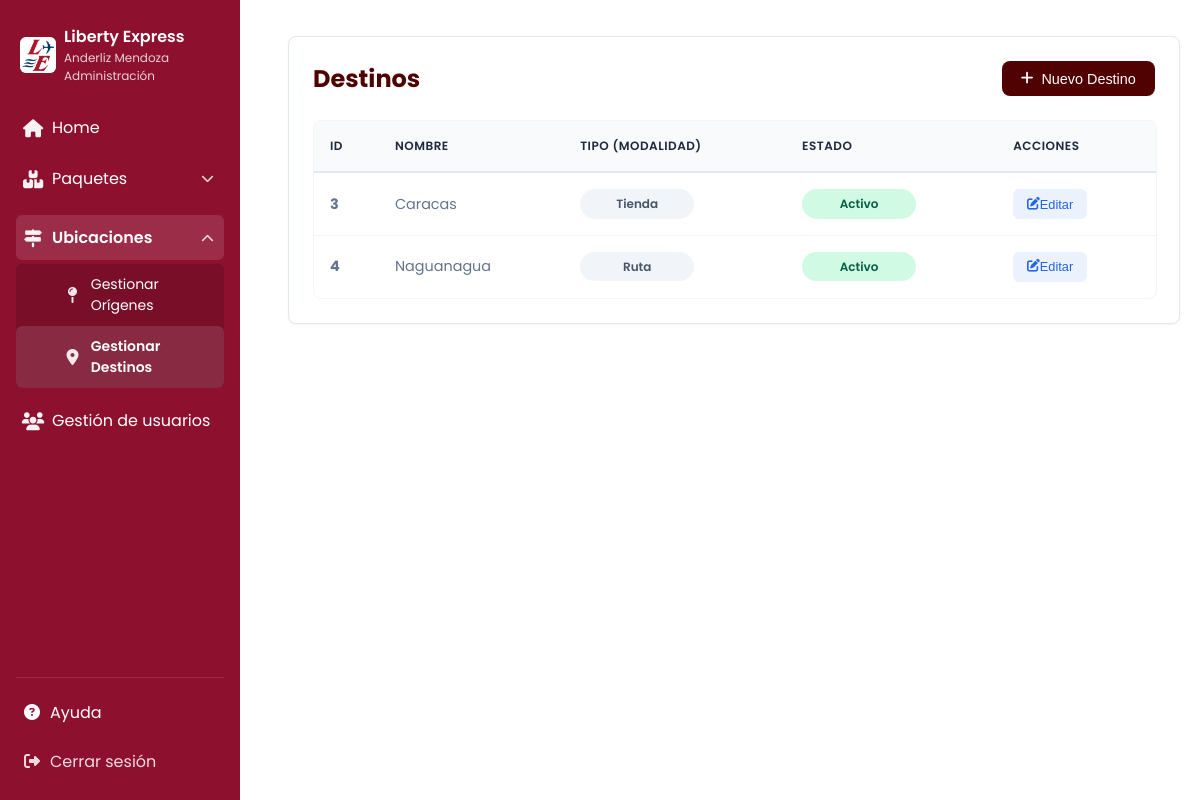
Page /gestion_destinos.php (signed in) on the committed database.
### tables this page shows
CREATE TABLE `destino` (
  `Destino_id` int(11) NOT NULL,
  `Nombre` varchar(100) NOT NULL,
  `Modalidad` varchar(50) DEFAULT NULL,
  `Estado` varchar(50) DEFAULT NULL
);

### gestion_destinos.php (the view, shortened to what this page needs)
<?php
include($_SERVER['DOCUMENT_ROOT'] . '/liberty/app/db/connect.php');
try {
    $stmt = $conn->query("SELECT * FROM Destino ORDER BY Nombre ASC");
    $destinos = $stmt->fetchAll(PDO::FETCH_OBJ);
} catch (PDOException $e) {
    die("Error al consultar los destinos: " . $e->getMessage());
}
?>
<!DOCTYPE html>
<html lang="es">
<head>
    <link rel="stylesheet" href="/liberty/app/assets/css/tables.css">
    <link rel="stylesheet" href="/liberty/app/assets/css/forms.css">
    <link rel="stylesheet" href="/liberty/app/assets/css/modal.css">
    <link rel="stylesheet" href="https://cdnjs.cloudflare.com/ajax/libs/font-awesome/6.4.0/css/all.min.css">
</head>
<body>
    <div class="app-wrap">
        <?php include($_SERVER['DOCUMENT_ROOT'] . '/liberty/app/includes/menu.php'); ?>
        <main class="main-content">
            <div class="table-container">
                <div class="table-header">
                    <h1>Destinos</h1>
                    <button id="btn-open-crear" class="btn-primary"><i class="fas fa-plus"></i> Nuevo Destino</button>
                </div>
                <div class="table-responsive">
                    <table class="data-table">
                        <thead>
                            <tr>
                                <th>ID</th>
                                <th>Nombre</th>
                                <th>Tipo (Modalidad)</th>
                                <th>Estado</th>
                                <th>Acciones</th>
                            </tr>
                        </thead>
                        <tbody>
                            <?php if (empty($destinos)): ?>
                                <tr><td colspan="5" style="text-align:center;">No hay destinos registrados.</td></tr>
                            <?php else: ?>
                                <?php foreach ($destinos as $destino): ?>
                                    <tr>
                                        <td><strong><?php echo $destino->Destino_id; ?></strong></td>
                                        <td><?php echo htmlspecialchars($destino->Nombre); ?></td>
                                        <td><span class="status-badge" style="background:#f1f5f9; color:#475569;"><?php echo htmlspecialchars($destino->Modalidad); ?></span></td>
                                        <td>
                                            <span class="status-badge <?php echo ($destino->Estado == 'Activo') ? 'status-entregado' : 'status-devolucion'; ?>">
                                                <?php echo htmlspecialchars($destino->Estado); ?>
                                            </span>
                                        </td>
                                        <td>
                                            <button class="btn-action edit btn-open-editar"
                                                data-id="<?php echo $destino->Destino_id; ?>"
                                                data-nombre="<?php echo htmlspecialchars($destino->Nombre); ?>"
                                                data-modalidad="<?php echo htmlspecialchars($destino->Modalidad); ?>"
                                                data-estado="<?php echo htmlspecialchars($destino->Estado); ?>"
                                                title="Editar">
                                                <i class="fas fa-edit"></i> Editar
                                            </button>
                                        </td>
                                    </tr>
                                <?php endforeach; ?>
                            <?php endif; ?>
                        </tbody>
                    </table>
                </div>
            </div>
        </main>
    </div>
</body>
</html>

### app/assets/css/tables.css (style rules this page uses)
:root { --primary: #500101; --primary-light: #7a1e1e; --primary-soft: rgba(80, 1, 1, 0.1); --text-dark: #1e293b; --text-gray: #64748b; --bg-body: #f1f5f9; --white: #ffffff; --radius: 12px; --shadow-sm: 0 1px 2px 0 rgba(0, 0, 0, 0.05); }
.table-container { max-width: 100%; margin: 1rem 0; padding: 1.5rem; background: var(--white); border-radius: var(--radius); box-shadow: var(--shadow-sm); border: 1px solid #e2e8f0; }
.table-header { display: flex; justify-content: space-between; align-items: center; margin-bottom: 1.5rem; flex-wrap: wrap; gap: 1rem; }
.table-header h1 { color: var(--primary); font-size: 1.5rem; margin: 0; font-weight: 700; }
.btn-primary { background: var(--primary); color: var(--white); border: none; padding: 0.6rem 1.2rem; font-size: 0.9rem; font-weight: 500; border-radius: 8px; cursor: pointer; text-decoration: none; display: inline-flex; align-items: center; gap: 0.5rem; transition: all 0.2s; }
.table-responsive { width: 100%; overflow-x: auto; border-radius: 8px; border: 1px solid #f1f5f9; }
.data-table { width: 100%; border-collapse: collapse; font-size: 0.9rem; white-space: nowrap; }
.data-table thead th { background-color: #f8fafc; color: var(--text-dark); font-weight: 600; text-align: left; padding: 1rem; border-bottom: 2px solid #e2e8f0; text-transform: uppercase; font-size: 0.75rem; letter-spacing: 0.5px; }
.data-table tbody td { padding: 1rem; color: var(--text-gray); border-bottom: 1px solid #f1f5f9; vertical-align: middle; }
.data-table tbody tr:last-child td { border-bottom: none; }
.btn-action { display: inline-flex; align-items: center; justify-content: center; padding: 0.4rem 0.8rem; border-radius: 6px; font-size: 0.8rem; font-weight: 500; text-decoration: none; transition: all 0.2s; margin-right: 0.25rem; border: 1px solid transparent; }
.btn-action.edit { background-color: rgba(59, 130, 246, 0.1); color: #2563eb; }
.status-badge { padding: 0.35rem 0.75rem; border-radius: 50px; font-size: 0.75rem; font-weight: 600; display: inline-block; text-align: center; min-width: 90px; }
.status-entregado { background-color: #d1fae5; color: #065f46; }

### app/assets/css/forms.css (style rules this page uses)
:root { --primary: #500101; --text-dark: #1e293b; --text-gray: #64748b; --border: #cbd5e1; --radius: 8px; }

### app/assets/css/sidebar.css (style rules this page uses)
:root { --sidebar-width: 240px; --bg: #8d102f; --accent: #ffffff; --text: #ffffff; }
body { font-family: 'Poppins', system-ui, -apple-system, 'Segoe UI', Roboto, 'Helvetica Neue', Arial, sans-serif; margin: 0; }
.app-wrap { display: flex; }
.main-content { margin-left: var(--sidebar-width); flex: 1; padding: 20px; }

### rows in the picture
destino: Destino_id "3", Nombre "Caracas", Modalidad "Tienda", Estado "Activo"
destino: Destino_id "4", Nombre "Naguanagua", Modalidad "Ruta", Estado "Activo"

### other values in the picture
$_SESSION['user_nombre'] "Anderliz"
$_SESSION['user_apellido'] "Mendoza"
